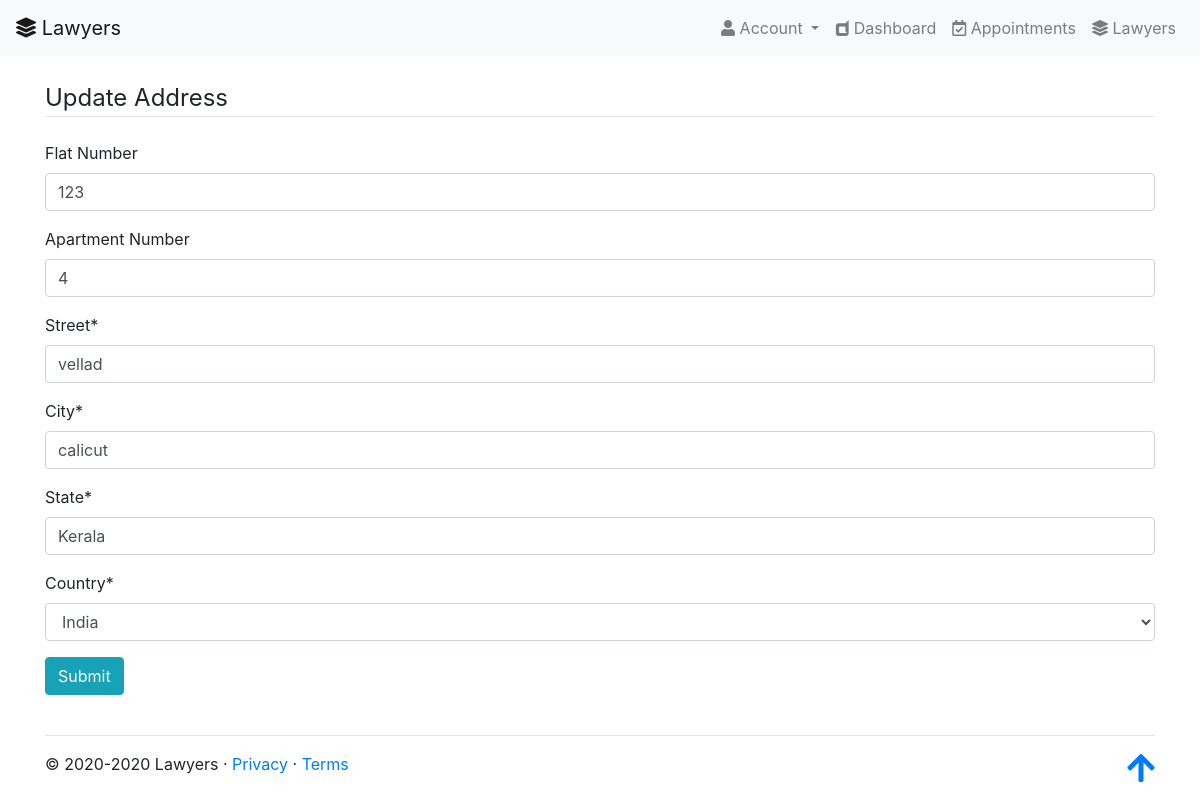
The app's page /users/address/update/ (signed in) with its own data.
### users/models.py (models this page shows, shortened)
class Address(models.Model):
    user = models.OneToOneField(User, on_delete=models.CASCADE)
    flat_number = models.CharField(
        max_length=10, blank=True, verbose_name="Flat Number")
    apartment_number = models.CharField(
        max_length=10, blank=True, verbose_name="Apartment Number")
    street = models.CharField(max_length=100)
    city = models.CharField(max_length=20)
    state = models.CharField(max_length=20)
    postal_code = models.IntegerField(
        validators=[MaxValueValidator(9999999999)],
        verbose_name="Postal Code")
    country = CountryField(blank_label='Select')

### users/views/common.py (the view)
# urls.py: path('address/update/', address_update, name='address_update'),
@login_required
def address_update(request):
    try:
        request.user.address is not None
        if request.method == 'POST':
            form = AddressUpdateForm(
                request.POST, instance=request.user.address)
            if form.is_valid():
                form.save()
                messages.success(request, 'Your address is updated!')
                return redirect('users:profile')
        else:
            form = AddressUpdateForm(instance=request.user.address)
            context = {'form': form}
            return render(request, 'users/address.html', context)
    except Exception:
        messages.warning(
            request, 'You must create an address first to update it.')
        return redirect('users:profile')

### users/forms/common.py
class AddressUpdateForm(forms.ModelForm):
    class Meta:
        model = Address
        fields = ['flat_number', 'apartment_number',
                  'street', 'city', 'state', 'country']

### templates/users/address.html (shortened to what this page needs)
{% extends 'base.html' %}
{% load i18n %}
{% load crispy_forms_tags %}
{% block content %}
<main>
    <div class="container">
        <section class="mt-4 mb-4">
            <form method="post">
                <legend class="border-bottom mb-4">Update Address</legend>
                {{ form|crispy }}
                <button type="submit" class="btn btn-info">{% trans "Submit" %}</button>
            </form>
        </section>
    </div>
</main>
{% endblock %}

### records on screen
Address: flat_number "123", apartment_number "4", street "vellad", city "calicut", state "Kerala", country "India"
